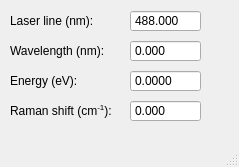
<?xml version="1.0" encoding="UTF-8"?>
<ui version="4.0">
 <class>MainWindow</class>
 <widget class="QMainWindow" name="MainWindow">
  <property name="geometry">
   <rect>
    <x>0</x>
    <y>0</y>
    <width>239</width>
    <height>167</height>
   </rect>
  </property>
  <property name="contextMenuPolicy">
   <enum>Qt::DefaultContextMenu</enum>
  </property>
  <property name="windowTitle">
   <string>i300 spectrometer</string>
  </property>
  <property name="documentMode">
   <bool>false</bool>
  </property>
  <property name="tabShape">
   <enum>QTabWidget::Rounded</enum>
  </property>
  <widget class="QWidget" name="centralwidget">
   <widget class="QDoubleSpinBox" name="wavelengthBox">
    <property name="enabled">
     <bool>true</bool>
    </property>
    <property name="geometry">
     <rect>
      <x>130</x>
      <y>40</y>
      <width>71</width>
      <height>22</height>
     </rect>
    </property>
    <property name="focusPolicy">
     <enum>Qt::StrongFocus</enum>
    </property>
    <property name="toolTip">
     <string>Position of the grating to put selected wavelength (in nanometers) in the middle of CCD.</string>
    </property>
    <property name="alignment">
     <set>Qt::AlignLeading|Qt::AlignLeft|Qt::AlignVCenter</set>
    </property>
    <property name="readOnly">
     <bool>false</bool>
    </property>
    <property name="buttonSymbols">
     <enum>QAbstractSpinBox::NoButtons</enum>
    </property>
    <property name="keyboardTracking">
     <bool>false</bool>
    </property>
    <property name="decimals">
     <number>3</number>
    </property>
    <property name="minimum">
     <double>-100.000000000000000</double>
    </property>
    <property name="maximum">
     <double>9999.000000000000000</double>
    </property>
    <property name="singleStep">
     <double>0.001000000000000</double>
    </property>
   </widget>
   <widget class="QDoubleSpinBox" name="energyBox">
    <property name="enabled">
     <bool>true</bool>
    </property>
    <property name="geometry">
     <rect>
      <x>130</x>
      <y>70</y>
      <width>71</width>
      <height>22</height>
     </rect>
    </property>
    <property name="focusPolicy">
     <enum>Qt::StrongFocus</enum>
    </property>
    <property name="toolTip">
     <string>Same as wavelength, but in eV.</string>
    </property>
    <property name="wrapping">
     <bool>false</bool>
    </property>
    <property name="alignment">
     <set>Qt::AlignLeading|Qt::AlignLeft|Qt::AlignVCenter</set>
    </property>
    <property name="readOnly">
     <bool>false</bool>
    </property>
    <property name="buttonSymbols">
     <enum>QAbstractSpinBox::NoButtons</enum>
    </property>
    <property name="keyboardTracking">
     <bool>false</bool>
    </property>
    <property name="decimals">
     <number>4</number>
    </property>
    <property name="minimum">
     <double>-9999.000000000000000</double>
    </property>
    <property name="maximum">
     <double>9999.000000000000000</double>
    </property>
    <property name="singleStep">
     <double>0.000100000000000</double>
    </property>
    <property name="value">
     <double>0.000000000000000</double>
    </property>
   </widget>
   <widget class="QLabel" name="wavelengthLabel">
    <property name="geometry">
     <rect>
      <x>10</x>
      <y>40</y>
      <width>111</width>
      <height>22</height>
     </rect>
    </property>
    <property name="text">
     <string>Wavelength (nm):</string>
    </property>
   </widget>
   <widget class="QLabel" name="energyLabel">
    <property name="geometry">
     <rect>
      <x>10</x>
      <y>70</y>
      <width>111</width>
      <height>22</height>
     </rect>
    </property>
    <property name="text">
     <string>Energy (eV):</string>
    </property>
   </widget>
   <widget class="QDoubleSpinBox" name="ramanShiftBox">
    <property name="enabled">
     <bool>true</bool>
    </property>
    <property name="geometry">
     <rect>
      <x>130</x>
      <y>100</y>
      <width>71</width>
      <height>22</height>
     </rect>
    </property>
    <property name="focusPolicy">
     <enum>Qt::StrongFocus</enum>
    </property>
    <property name="contextMenuPolicy">
     <enum>Qt::DefaultContextMenu</enum>
    </property>
    <property name="toolTip">
     <string extracomment="Raman shift">Raman shift in reciprocal centimeters correponding to the middle of CCD.</string>
    </property>
    <property name="wrapping">
     <bool>false</bool>
    </property>
    <property name="alignment">
     <set>Qt::AlignLeading|Qt::AlignLeft|Qt::AlignVCenter</set>
    </property>
    <property name="readOnly">
     <bool>false</bool>
    </property>
    <property name="buttonSymbols">
     <enum>QAbstractSpinBox::NoButtons</enum>
    </property>
    <property name="keyboardTracking">
     <bool>false</bool>
    </property>
    <property name="decimals">
     <number>3</number>
    </property>
    <property name="minimum">
     <double>-9999999.000000000000000</double>
    </property>
    <property name="maximum">
     <double>9999999.000000000000000</double>
    </property>
    <property name="value">
     <double>0.000000000000000</double>
    </property>
   </widget>
   <widget class="QLabel" name="ramanShiftLabel">
    <property name="geometry">
     <rect>
      <x>10</x>
      <y>100</y>
      <width>111</width>
      <height>22</height>
     </rect>
    </property>
    <property name="text">
     <string>Raman shift (cm&lt;sup&gt;-1&lt;/sup&gt;):</string>
    </property>
   </widget>
   <widget class="QDoubleSpinBox" name="laserLineBox">
    <property name="geometry">
     <rect>
      <x>130</x>
      <y>10</y>
      <width>71</width>
      <height>22</height>
     </rect>
    </property>
    <property name="focusPolicy">
     <enum>Qt::StrongFocus</enum>
    </property>
    <property name="toolTip">
     <string>&lt;html&gt;&lt;head/&gt;&lt;body&gt;&lt;p&gt;Wavelength of the excitation laser in nanometers.&lt;/p&gt;&lt;p&gt;Used only for calculating Raman Shift.&lt;/p&gt;&lt;/body&gt;&lt;/html&gt;</string>
    </property>
    <property name="alignment">
     <set>Qt::AlignLeading|Qt::AlignLeft|Qt::AlignVCenter</set>
    </property>
    <property name="buttonSymbols">
     <enum>QAbstractSpinBox::NoButtons</enum>
    </property>
    <property name="keyboardTracking">
     <bool>false</bool>
    </property>
    <property name="decimals">
     <number>3</number>
    </property>
    <property name="maximum">
     <double>2000.000000000000000</double>
    </property>
    <property name="value">
     <double>488.000000000000000</double>
    </property>
   </widget>
   <widget class="QLabel" name="absolutePositionLabel_2">
    <property name="geometry">
     <rect>
      <x>10</x>
      <y>10</y>
      <width>111</width>
      <height>22</height>
     </rect>
    </property>
    <property name="text">
     <string>Laser line (nm):</string>
    </property>
   </widget>
  </widget>
  <widget class="QMenuBar" name="menubar">
   <property name="geometry">
    <rect>
     <x>0</x>
     <y>0</y>
     <width>239</width>
     <height>21</height>
    </rect>
   </property>
  </widget>
  <widget class="QStatusBar" name="statusbar"/>
 </widget>
 <tabstops>
  <tabstop>laserLineBox</tabstop>
  <tabstop>wavelengthBox</tabstop>
  <tabstop>energyBox</tabstop>
  <tabstop>ramanShiftBox</tabstop>
 </tabstops>
 <resources/>
 <connections/>
</ui>
